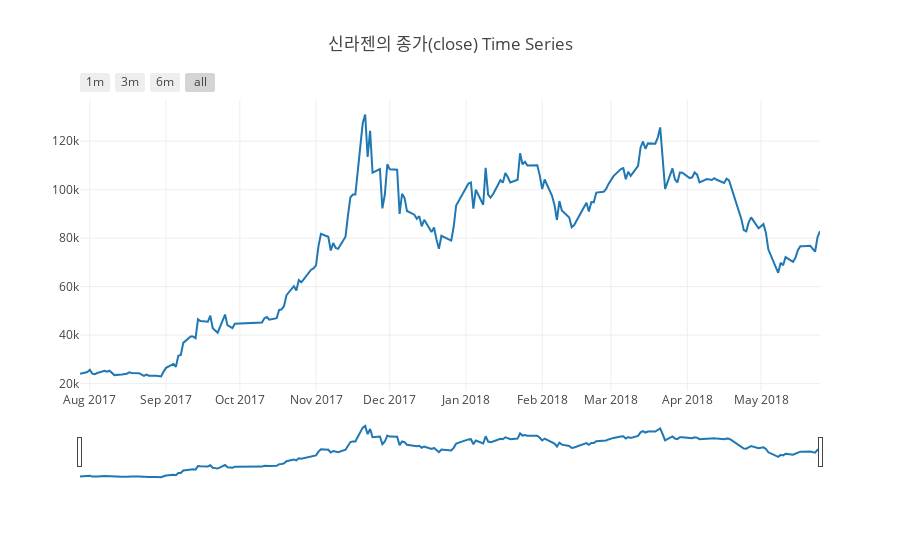

The notebook cell this image was saved under:
### Code cell
# jupyter notebook 에서 출력 
offline.init_notebook_mode(connected=True) 

trace = go.Scatter( 
    x=df.date, 
    y=df.close, 
    name=item_name) 

data = [trace] 

#data = [celltrion] 
layout = dict( 
        title='{}의 종가(close) Time Series'.format(item_name), 
        xaxis=dict( 
            rangeselector=dict( 
                buttons=list([ 
                    dict(count=1, 
                        label='1m', 
                        step='month', 
                        stepmode='backward'), 
                    dict(count=3, 
                        label='3m', 
                        step='month', 
                        stepmode='backward'), 
                    dict(count=6, 
                        label='6m', 
                        step='month', 
                        stepmode='backward'), 
                    dict(step='all') 
                ]) 
            ), 
            rangeslider=dict(), 
            type='date' 
        ) 
    ) 
fig = go.Figure(data=data, layout=layout) 
offline.iplot(fig)

### Figure 1 — Plotly figure (JSON) as saved in the notebook; plotly's stock layout.template omitted (floating-point values rounded to 4 significant figures; data arrays with more than 128 entries replaced by an {"elided": "..."} marker saying what was removed)
{"data": [{"name": "신라젠", "type": "scatter", "x": {"elided": "200 str values"}, "y": {"elided": "200 int values"}}], "layout": {"title": "신라젠의 종가(close) Time Series", "xaxis": {"rangeselector": {"buttons": [{"count": 1, "label": "1m", "step": "month", "stepmode": "backward"}, {"count": 3, "label": "3m", "step": "month", "stepmode": "backward"}, {"count": 6, "label": "6m", "step": "month", "stepmode": "backward"}, {"step": "all"}]}, "rangeslider": {}, "type": "date"}}}
